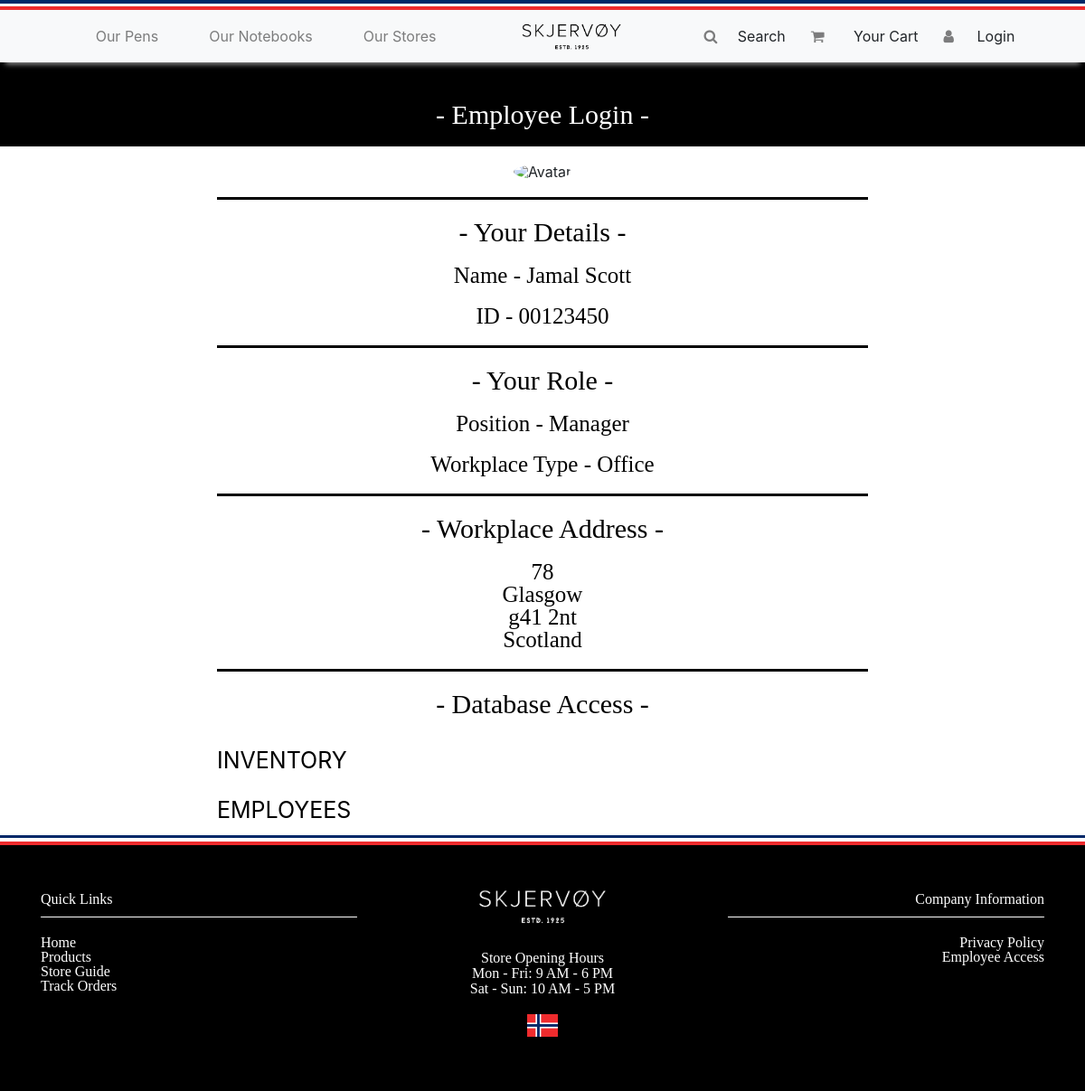
The app's page /manager-page.php (signed in), older data.
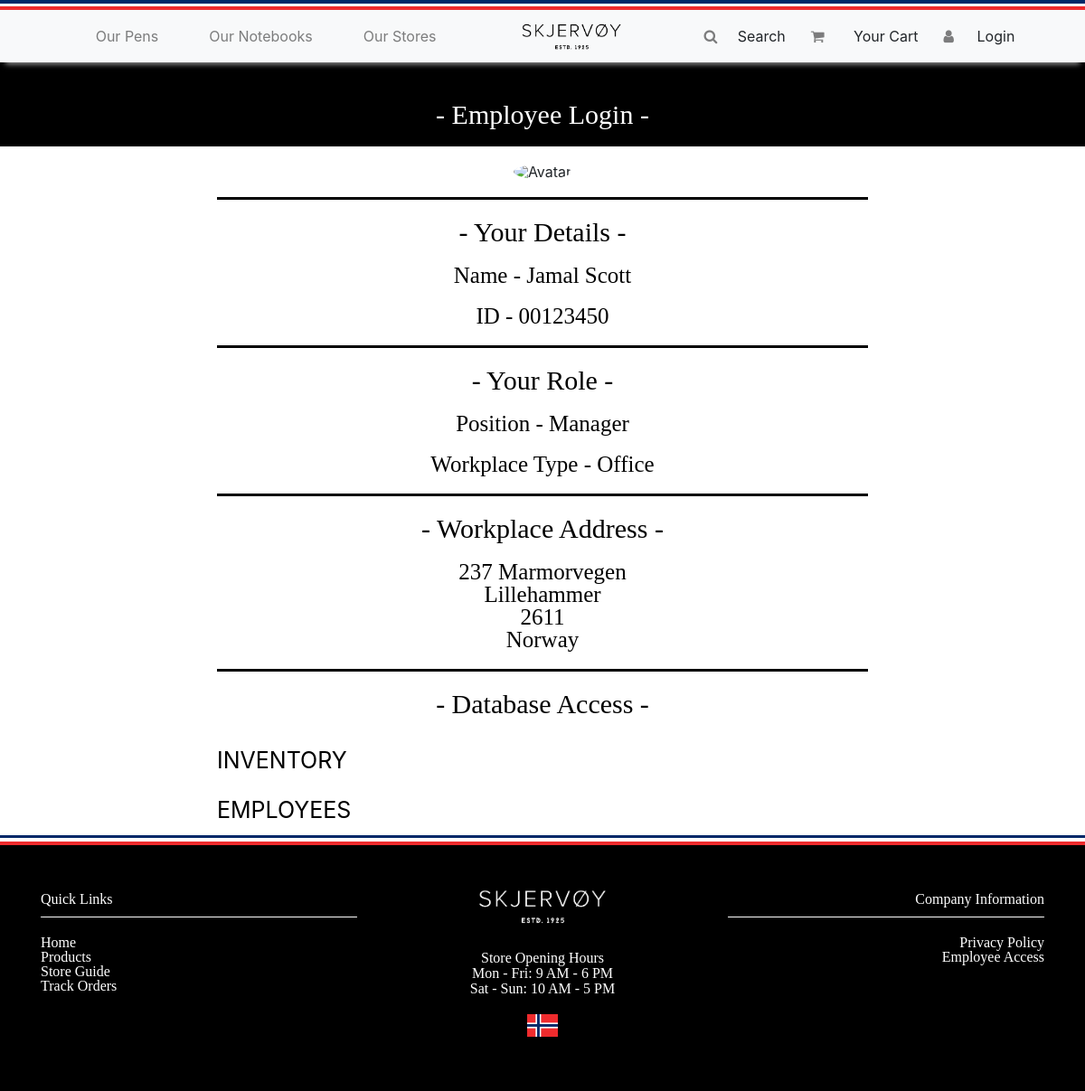
The same page, newer data.
### tables this page shows
CREATE TABLE `Employees` (
  `Employee ID`  char(8) NOT NULL, 
  Name           varchar(255) NOT NULL, 
  Email          char(64) NOT NULL, 
  Password       char(64) NOT NULL, 
  Phone          char(14) NOT NULL, 
  Salary         real NOT NULL, 
  Role           varchar(255) NOT NULL, 
  `Bank Details` varchar(255) NOT NULL, 
  Picture        varchar(255), 
  Building       char(8) NOT NULL, 
  PRIMARY KEY (`Employee ID`)
  );

CREATE TABLE `Buildings` (
  `Building ID`  char(8) NOT NULL, 
  Type           varchar(16) NOT NULL, 
  `Phone Number` char(14), 
  Manager        char(8) NOT NULL, 
  Address        char(16) NOT NULL, 
  Revenue        real, 
  PRIMARY KEY (`Building ID`));

CREATE TABLE Addresses (
  `Address ID`             char(16) NOT NULL, 
  `First Line of Address`  char(255) NOT NULL, 
  `Second Line of Address` char(255), 
  Postcode                 char(9) NOT NULL, 
  City                     varchar(255) NOT NULL, 
  Country                  varchar(255) NOT NULL, 
  PRIMARY KEY (`Address ID`)
  );

### web/manager-page.php (the view, shortened to what this page needs)
<!DOCTYPE html>
<html>
<head>
  <link rel="stylesheet" href="https://stackpath.bootstrapcdn.com/bootstrap/4.3.1/css/bootstrap.min.css">
  <link rel="stylesheet" type="text/css" href="style.css">
  <link rel="stylesheet" href="https://cdnjs.cloudflare.com/ajax/libs/font-awesome/4.7.0/css/font-awesome.min.css">
</head>
<body>
  <div class="rainbow_group">
    <div class="whitebar"></div>
    <div class="redbar"></div>
  </div>
  <nav class="navbar fixed-top navbar-expand-lg navbar-light bg-light">
    <div class="collapse navbar-collapse" id="navbarNav">
      <ul class="col-xs-4 navbar-nav mx-auto justify-content-center">
        <li class="nav-item"><a href="our-pens.php" class="nav-link">Our Pens</a></li>
        <li class="nav-item"><a href="our-notebooks.php" class="nav-link">Our Notebooks</a></li>
        <li class="nav-item"><a href="our-locations.php" class="nav-link">Our Stores</a></li>
      </ul>
    </div>
    <img class="col-xs-4 justify-content-center" src="resources/black_logo.png" alt="logo" height="10%" width="10%" data-toggle="null" data-target="null" onclick="window.location.href = 'index.php';">
    <div class="collapse navbar-collapse" id="navbarNav">
      <ul class="col-xs-4 navbar-nav mx-auto justify-content-center">
        <li href="#"><i class="nav-link fa fa-fw fa-search"></i> Search</li>
        <li href="#"><i class="nav-link fa fa-shopping-cart"></i> Your Cart</li>
        <li href="#"><i class="nav-link fa fa-fw fa-user"></i> Login</li>
      </ul>
    </div>
  </nav>
  <div class="black_box_desc_employee">
    <p class="center_box_heading_employee">
      <font face="javanese-text" ->- Employee Login -</font>
    </p>
  </div>
  <?php
  $id = $_SESSION['varname'];
  $role = $_SESSION['varname2'];
  $data = mysql_query("SELECT * FROM Employees WHERE `Employee ID` = \"$id\"") or die(mysql_error('No Records Found'));
  while ($info = mysql_fetch_array($data)) {
    $name = $info['Name'];
    $role = $info['Role'];
    $id = $info['Employee ID'];
    $building = $info['Building'];
  }
  $bldg = mysql_query("SELECT * FROM Buildings WHERE `Building Id` = \"$building\"") or die(mysql_error('No Records Found'));
  while ($info2 = mysql_fetch_array($bldg)) {
    $addressid = $info2['Address'];
    $type = $info2['Type'];
  }
  $address = mysql_query("SELECT * FROM Addresses WHERE `Address Id` = \"$addressid\"") or die(mysql_error('No Records Found'));
  while ($info3 = mysql_fetch_array($address)) {
    $firstline = $info3['First Line of Address'];
    $secondline = $info3['Second Line of Address'];
    $postcode = $info3['Postcode'];
    $city = $info3['City'];
    $country = $info3['Country'];
  }
  ?>
  <div class="avatar-box">
    <img class="avatar" src="resources/person_1.jpg" alt="Avatar">
  </div>
  <div class="black_box_desc_div">
  </div>
  <div class="box_desc_employee">
    <p class="center_box_desc_employee">
      <font face="javanese-text" ->- Your Details -</font>
    </p>
    <p class="center_box_text_employee">Name - <?php echo $name; ?></p>
    <p class="center_box_text_employee">ID - <?php echo $id; ?> </p>
  </div>
  <div class="black_box_desc_div">
  </div>
  <div class="box_desc_employee">
    <p class="center_box_desc_employee">
      <font face="javanese-text" ->- Your Role -</font>
    </p>
    <p class="center_box_text_employee">Position - <?php echo $role; ?> </p>
    <p class="center_box_text_employee">Workplace Type - <?php echo $type; ?></p>
    <div class="black_box_desc_div">
    </div>
    <div class="box_desc_employee">
      <p class="center_box_desc_employee">
        <font face="javanese-text" ->- Workplace Address -</font>
      </p>
      <p class="center_box_text_employee">
      <?php echo $firstline; ?>
      <?php
      if ($secondline == "") { } else { ?> <br> <?php
                        echo $secondline;
                      } ?><br>
      <?php echo $city; ?><br>
      <?php echo $postcode; ?><br>
      <?php echo $country; ?><br>
      </p>
    </div>
    <div class="black_box_desc_div">
    </div>
    <div class="box_desc_employee">
      <p class="center_box_desc_employee">
        <font face="javanese-text" ->- Database Access -</font>
      </p>
      <p class="left_box_text_employee">INVENTORY</p>
      <p class="left_box_text_employee">EMPLOYEES</p>
    </div>
    <div class="bluebar"></div>
    <div class="whitebar"></div>
    <div class="redbar"></div>
    <footer id="footer" class="footer-1">
      <div class="main-footer widgets-dark typo-light">
        <div class="container">
          <div class="row justify-content-center">
            <div class="col text-left">
              <div class="widget">
                <h5 class="widget-title">
                  <font face="javanese-text">Quick Links</font><span></span>
                </h5>
                <ul class="thumbnail-widget">
                  <li>
                    <div class="thumb-content"><a href="#.">Home</a></div>
                  </li>
                  <li>
                    <div class="thumb-content"><a href="#.">Products</a></div>
                  </li>
                  <li>
                    <div class="thumb-content"><a href="#.">Store Guide</a></div>
                  </li>
                  <li>
                    <div class="thumb-content"><a href="#.">Track Orders</a></div>
                  </li>
                </ul>
              </div>
            </div>
            <div class="col text-center">
              <p><img class="logo" src="resources/Skjervoy@3x.png" alt="Skjervoy logo white" height="50%" width="50%"><br>
                <font face="kollektif">Store Opening Hours<br>
                  Mon - Fri: 9 AM - 6 PM<br>
                  Sat - Sun: 10 AM - 5 PM<br>
                </font>
              </p>
              <img class="flag" src="../web/resources/flag.png" alt="norsk flag" height=auto width=auto>
            </div>
            <div class="col text-right">
              <div class="widget">
                <h5 class="widget-title">
                  <font face="javanese-text">Company Information</font><span></span>
                </h5>
                <ul class="thumbnail-widget">
                  <li>
                    <div class="thumb-content"><a href="#.">Privacy Policy</a></div>
                  </li>
                  <li>
                    <div class="thumb-content"><a href="#.">Employee Access</a></div>
                  </li>
                </ul>
              </div>
            </div>
          </div>
        </div>
      </div>
    </footer>
</body>
</html>

### web/style.css (style rules this page uses)
.bluebar { padding-top: 0.3%; margin: 0px; background-color: #002868; }
.redbar { padding-top: 0.3%; margin: 0px; background-color: #ef2b2d; }
.whitebar { padding-top: 0.3%; margin: 0px; background-color: #ffffff; }
.rainbow_group { position: -webkit-sticky; position: sticky; top: 0; z-index: 5; }
.left_box_text_employee { margin-left: 20%; font-size: 25px; color: black; padding-top: 15px; padding-bottom: 15px; }
.box_desc_employee { margin: 0px; }
.center_box_desc_employee { text-align: center; font-size: 30px; color: black; padding-top: 20px; padding-bottom: 20px; }
.center_box_text_employee { text-align: center; font-size: 25px; color: black; padding-bottom: 20px; font-family: 'Kollektif'; }
.avatar { border-radius: 50%; height: 10%; width: 10%; }
.avatar-box { padding-top: 20px; padding-bottom: 20px; text-align: center; }
.navbar { margin-top: 0.9%; -webkit-box-shadow: 0 8px 6px -6px #999; -moz-box-shadow: 0 8px 6px -6px #999; box-shadow: 0 8px 6px -6px #999; z-index: 5; }
.logo { padding: 3%; }
.black_box_desc_div { margin-left: 20%; padding-top: 3px; width: 60%; background-color: #000000; }
.black_box_desc_employee { margin: 0px; padding-top: 100px; background-color: #000000; }
.center_box_heading_employee { text-align: center; font-size: 30px; color: white; padding-bottom: 20px; }
.flag { display: block; margin-left: auto; margin-right: auto; padding-top: 20px; padding-bottom: 40px; }
.nav-link { margin-right: 20px; margin-left: 20px; color: #000000; }
footer .main-footer { padding: 20px 0; background: #000000; }
footer ul { padding-left: 0; list-style: none; }
.widget { padding: 0px; margin-top: 30px; margin-bottom: 40px; font-family: 'Kollektif'; }
.widget li a { color: #ffffff; }
.widget-title { margin-bottom: 20px; }
.widget-title span { background: #ffffff none repeat scroll 0 0; display: block; height: 1.7px; margin-top: 10px; position: relative; width: 100%; }
.typo-light h1, .typo-light h2, .typo-light h3, .typo-light h4, .typo-light h5, .typo-light h6, .typo-light p, .typo-light div, .typo-light span, .typo-light small { color: #fff; }
html, body, div, span, applet, object, iframe, h1, h2, h3, h4, h5, h6, p, blockquote, pre, a, abbr, acronym, address, big, cite, code, del, dfn, em, img, ins, kbd, q, s, samp, small, strike, strong, sub, sup, tt, var, b, u, i, center, dl, dt, dd, ol, ul, li, fieldset, form, label, legend, table, caption, tbody, tfoot, thead, tr, th, td, article, aside, canvas, details, embed, figure, figcaption, footer, header, hgroup, menu, nav, output, ruby, section, summary, time, mark, audio, video { margin: 0; padding: 0; border: 0; font-size: 100%; vertical-align: baseline; }
article, aside, details, figcaption, figure, footer, header, hgroup, menu, nav, section { display: block; }
body { line-height: 1; overflow-x: hidden; }
ol, ul { list-style: none; }

Row changes from the older to the newer data that the page shows:
changed addresses: First Line of Address "78" → "237 Marmorvegen"; City "Glasgow" → "Lillehammer"; Postcode "g41 2nt" → "2611"; Country "Scotland" → "Norway"
